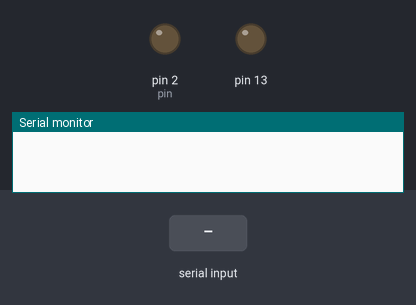
This sketch was run on a simulated Arduino Uno, built with avr-gcc and run on an emulated ATmega328P. Parts: output pins drawn as LEDs (lit = HIGH), the last lines printed to the serial monitor. The inputs (shaded band) are chosen by the test bench.

Above: at 1.2 s.
1.3 s: byte 30 received over Serial
At 2.2 s:
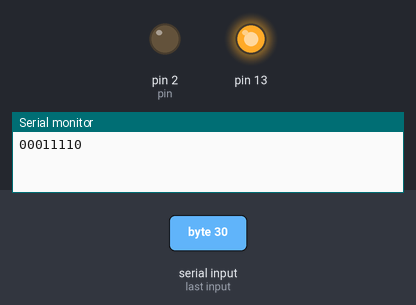
At 2.7 s:
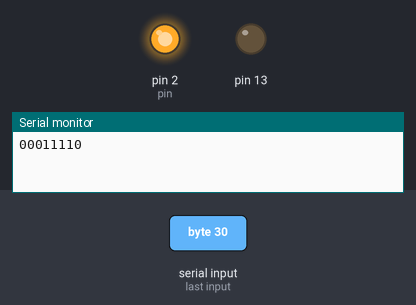
Timing chart, 0 to 4.3 s (numbered marks = the images above; inputs shaded):
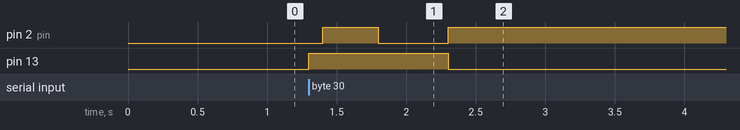

Measured:
- after the input at 1.3 s, pin 2 (pin): LOW → HIGH after 0.10 s, → LOW 0.40 s later, → HIGH 0.50 s later; pin 13: LOW → HIGH at once, → LOW 1.0 s later

The sketch:

trying_my_own_protocal.ino
```cpp
float speed_of_transmission = 10 ;
int pin = 2 ;
void transmit(byte a , float baud , int pin ){
  bool b[10]={0,0,0,0,0,0,0,0,0,0};
  for(int i=8;i>0;i--)b[i]=bitRead(a,i);
  for(int i=0;i<10;i++){
    digitalWrite(pin,b[i]);
    wait(baud);
  }
  digitalWrite(pin,HIGH);
}
void wait(float baud ){
  float t = (1/baud)*1000;
  int t1=millis();
  while(millis()<t1+t);
}
void setup() {
  Serial.begin(115200);
  pinMode(pin,OUTPUT);
  pinMode(13,OUTPUT);

}

void loop() {
  if(Serial.available()){
    digitalWrite(13,HIGH);
    byte a = Serial.read();
    while(Serial.available())Serial.read();
    for(int i=7;i>=0;i--){
      bool s=bitRead(a,i);
      Serial.print(s);
    }
    Serial.println();
    transmit(a,speed_of_transmission,pin);
    digitalWrite(13,LOW);
  }
}
```
